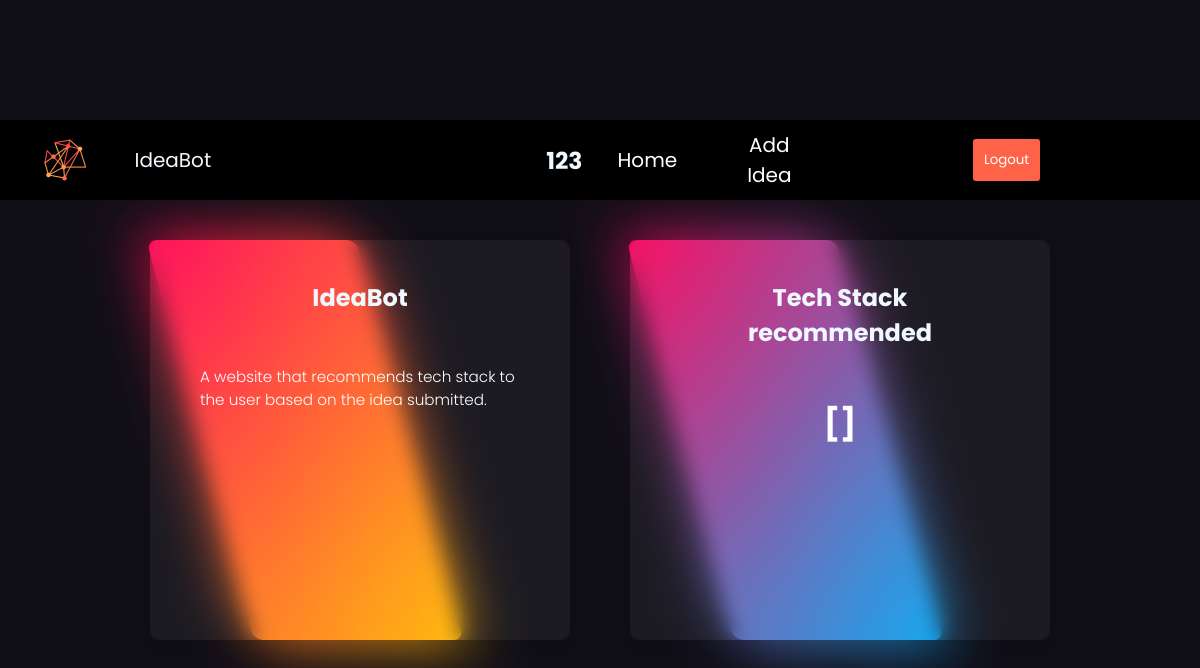
Before: /ideas/ (signed in) with the older database file.
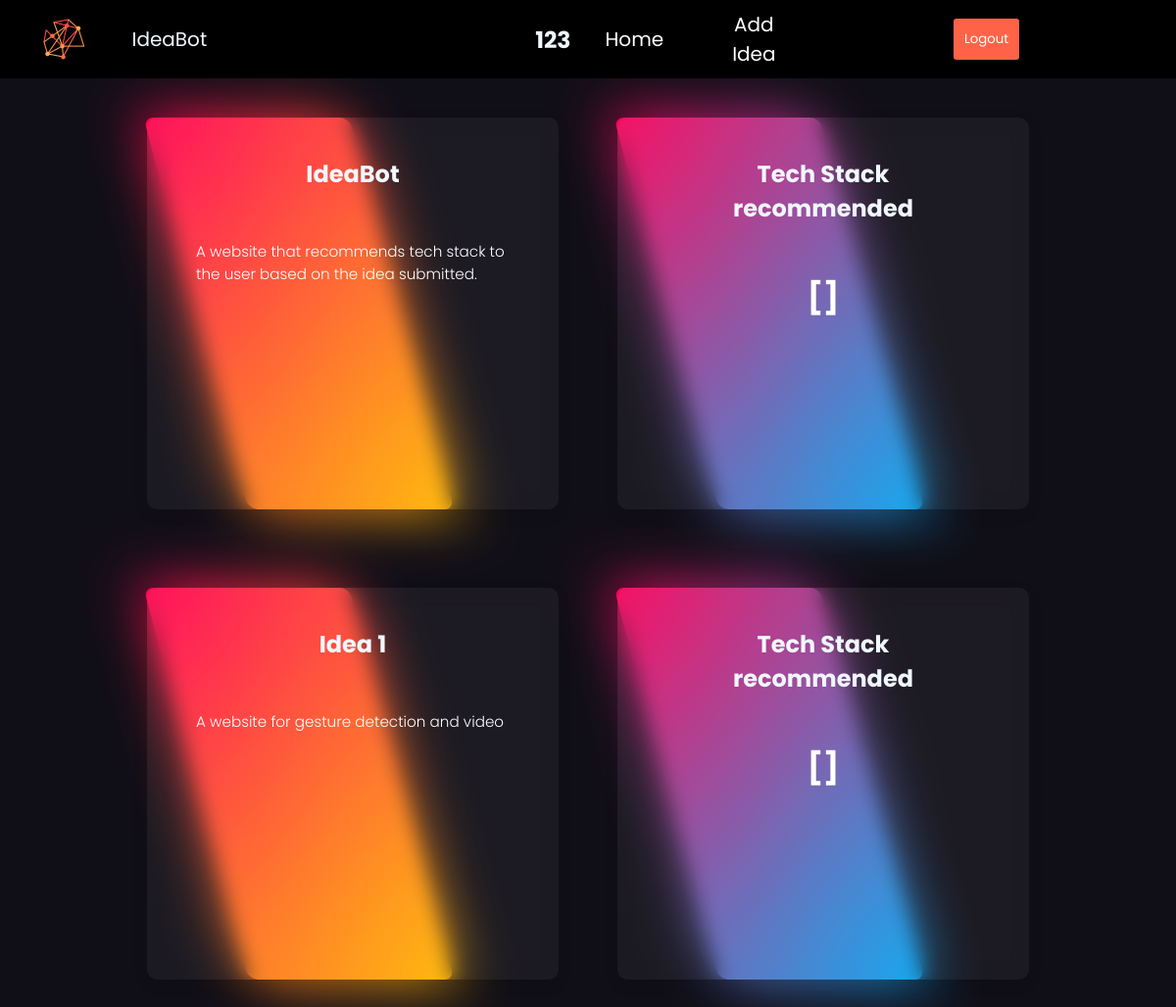
After: the same page with the newer database file.
### home/models.py (models this page shows, shortened)
class MyUser(AbstractBaseUser):
    email = models.EmailField(
        verbose_name='email address',
        max_length=255,
        unique=True,
    )
    mob = models.CharField(max_length=100, null=True)
    is_active = models.BooleanField(default=True)
    is_admin = models.BooleanField(default=False)
    objects = MyUserManager()
    USERNAME_FIELD = 'email'
    REQUIRED_FIELDS = ['mob'] # Email & Password are required by default.

class Idea(models.Model):
    objects = None
    title = models.CharField(max_length=100, null=True)
    description = models.TextField(null=True)
    stack= models.TextField(null=True, default="Not yet processed")
    user = models.ForeignKey(MyUser, on_delete=models.CASCADE)

### home/views.py (the view)
# urls.py: path('ideas/', views.ideas, name='ideas'),
@login_required
def ideas(request):
    details = Idea.objects.filter(user=request.user)
    for detail in details:
        print(type(detail.description))
        detail.stack=stackfind(detail.description)
        print(detail.stack)
    return render(request, 'ideas.html', {'details':details})

### home/templates/ideas.html
{% extends "base.html" %}
{% load static %}
{% block content %}
<link rel="stylesheet" href="{% static 'frontend/submitidea.css' %}">
<div>
    {% for detail in details %}
    <div class="container">
        <div class="card ">
            <span></span>
            <div class="content">
                <h2 style="color: aliceblue;">{{detail.title}}</h2>
                <br><br>
                <p>{{detail.description}}</p>
            </div>
        </div>
        <div class="card ">
            <span></span>
            <div class="content">
                <h2 style="color: aliceblue;">Tech Stack recommended</h2>
                <br><br>
                <h1>{{detail.stack}}</h1>
            </div>
        </div>
    </div>
    {% endfor %}
</div>
{% endblock %}

### home/templates/base.html (shortened to what this page needs)
{% load static %}
<!DOCTYPE html>
<html lang="en">
<head>
    <link rel="stylesheet" href="{% static 'frontend/base.css' %}">
</head>
<body>
    <div>
        <nav class="navbar">
            <img src="{% static 'frontend/logo.png' %}" width="100" height="100" alt="">
            IdeaBot<div class="navbar__container">
                <div class="navbar__toggle" id="mobile-menu">
                </div>
                <ul class="navbar__menu">
                    <h3>{{user.mob}}</h3>
                    <li class="navbar__items">
                        <a href="{% url 'ideas' %}" class="navbar__links">Home</a>
                    </li>
                    <li class="navbar__items">
                        <a href="{% url 'submitidea' %}" class="navbar__links">Add Idea</a>
                    </li>
                    <li>
                        <form method="POST" action="{% url 'logoutuser' %}" class="navbar__btn">
                            <button id="signOutBtn" type="submit" class="button1">Logout</button>
                        </form>
                    </li>
                </ul>
            </div>
        </nav>
        <div class="navbar_content">
            {% block content %}
            {% endblock %}
        </div>
    </div>
</body>
</html>

### home/static/frontend/base.css (style rules this page uses)
* { box-sizing: border-box; margin: 0px; padding: 0px; font-family: 'Nunito', sans-serif; }
.navbar { background: rgb(0, 0, 0); height: 80px; display: flex; align-items: center; justify-content: center; font-size: 20px; position: sticky; top: 0px; z-index: 999; color: aliceblue; padding-left: 3%; }
.navbar__container { display: flex; justify-content: space-between; z-index: 1; width: 100%; margin: 0 15px; padding: o auto; }
.navbar__menu { display: flex; align-items: center; text-align: center; list-style: none; justify-content: center; margin-right: 5%; }
li { display:inline; padding:20px; }
.navbar__links { color: white; display: flex; align-items: center; justify-content: center; text-decoration: none; padding: 0 15px; height: 100%; }
.navbar__btn { display: flex; justify-content: center; align-items: center; padding: 10px 20px; }
h2 { color: tomato; text-align: center; margin-top: 20px; }

### home/static/frontend/submitidea.css (style rules this page uses)
* { margin: 0; padding: 0; box-sizing: border-box; font-family: Poppins; }
body { background: #1f061b; min-height: 100vh; display: flex; justify-content: center; align-items: center; }
.container { display: flex; justify-content: center; align-items: center; flex-wrap: wrap; }
.card { position: relative; width: 420px; height: 400px; max-height: 600px; display: flex; justify-content: center; align-items: center; margin: 40px 30px; transition: 0.4s; }
.card::before { content: ""; position: absolute; background: white; width: 50%; height: 100%; top: 0; left: 50px; border-radius: 10px; transform: skewx(15deg); transition: 0.4s; }
.card::after { content: ""; position: absolute; background: white; width: 50%; height: 100%; top: 0; left: 50px; border-radius: 10px; transform: skewx(15deg); transition: 0.4s; filter: blur(30px); }
.card:nth-child(1)::before, .card:nth-child(1)::after { background: linear-gradient(315deg, #ffbc00, #ff0058); }
.card:nth-child(2)::before, .card:nth-child(2)::after { background: linear-gradient(315deg, #03a9f4, #ff0058); }
.card span { display: block; position: absolute; top: 0; left: 0; width: 100%; height: 100%; z-index: 2; pointer-events: none; }
.card span::before { content: ""; position: absolute; top: 0; left: 0; width: 100%; height: 100%; background: rgba(255, 255, 255, 0.1); backdrop-filter: blur(200px); border-radius: 10px; opacity: 0; transition: 0.4s; }
.content { height: 400px; width:40vw; z-index: 1; position: relative; left: 0; background: rgba(255, 255, 255, 0.05); box-shadow: 0 5px 15px rgba(0, 0, 0, 0.1); border-radius: 10px; backdrop-filter: blur(10px); padding: 20px 50px; transition: 0.4s; color: white; }
.card p { font-size: 0.95em; font-weight: 300; margin-bottom: 20px; }
body { background-color: #100e17; color: #fff; font-family: 'Roboto', sans-serif; }
a { color: #fff; text-decoration: none; }
h1 { text-align: center; }
form { width: 320px; margin: 45px auto; }

### home/templates/base.html (style rules this page uses)
.button1 { align-items: center; text-decoration: none; border: none; outline: none; border-radius: 3px; background: tomato; color: white; padding: 4%; }

Changed rows visible on the page:
added Idea: title "Idea 1", description "A website for gesture detection and video", stack "[]"
